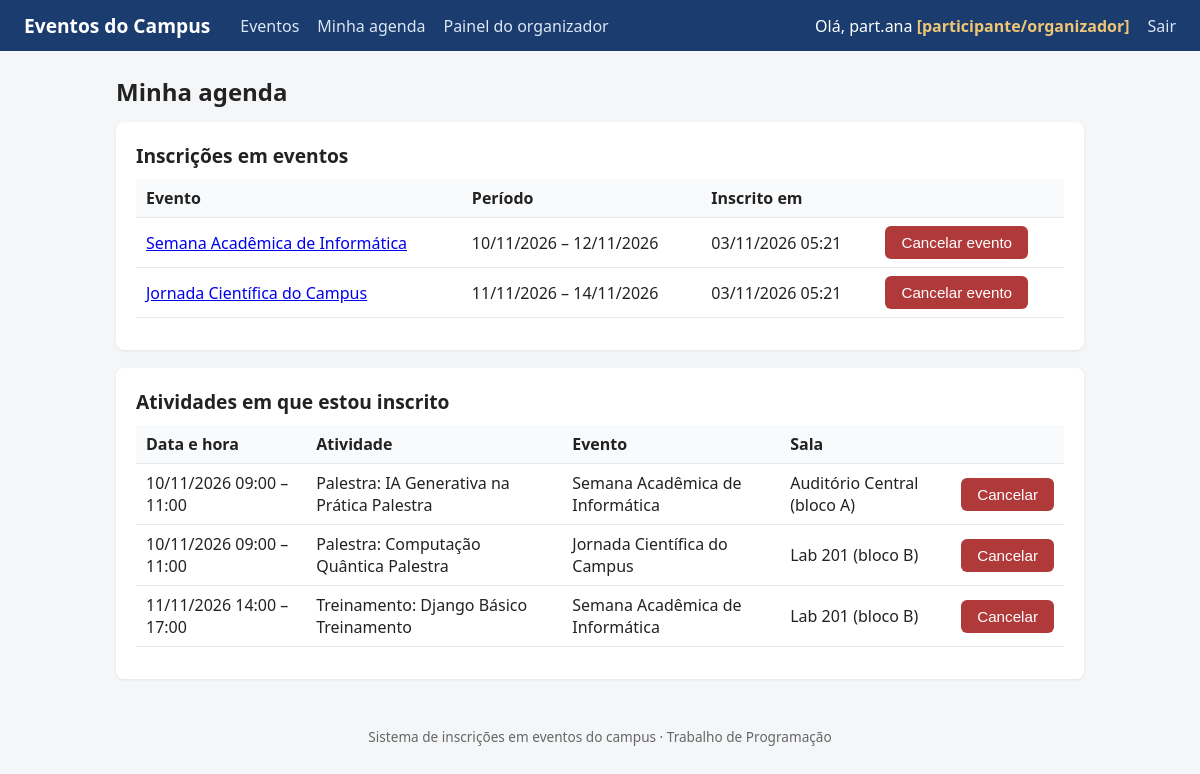
The page /agenda/ (signed in) on the database as committed earlier.
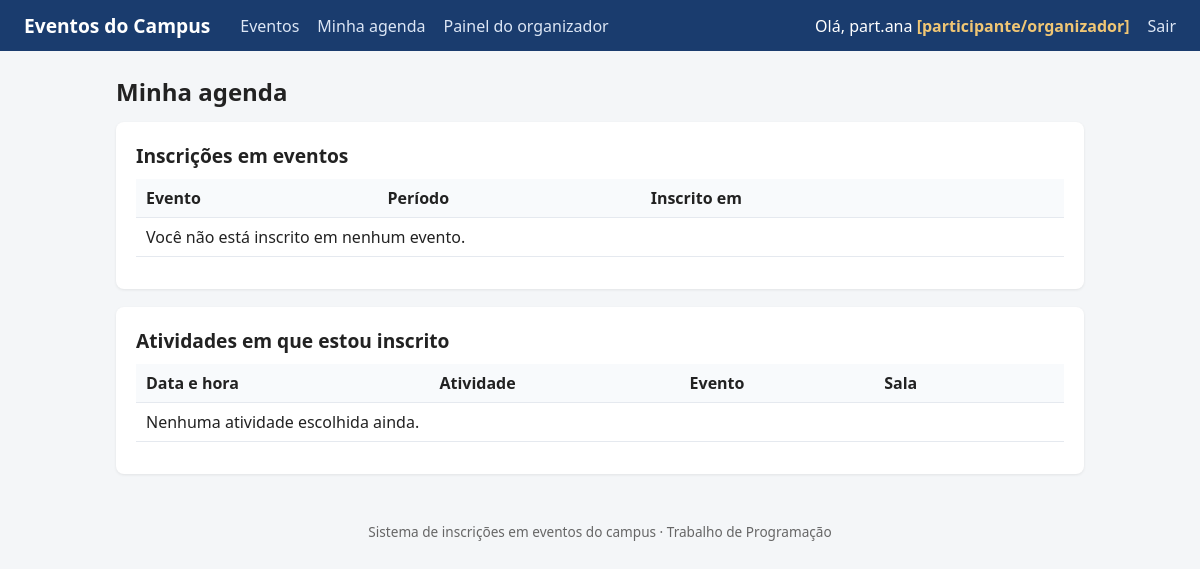
The same page on the database as committed later.
### eventos/models.py (models this page shows, shortened)
class InscricaoEvento(models.Model):
    evento = models.ForeignKey(
        Evento,
        on_delete=models.CASCADE,
        related_name='inscricoes',
    )
    participante = models.ForeignKey(
        settings.AUTH_USER_MODEL,
        on_delete=models.CASCADE,
        related_name='inscricoes_evento',
    )
    data = models.DateTimeField(auto_now_add=True)
    class Meta:
        verbose_name = 'Inscrição no evento'
        verbose_name_plural = 'Inscrições no evento'
        unique_together = [('evento', 'participante')]

class Evento(models.Model):
    nome = models.CharField(max_length=150)
    descricao = models.TextField(blank=True)
    inicio = models.DateField()
    fim = models.DateField()
    inscricoes_abertas = models.BooleanField(default=True)
    organizador = models.ForeignKey(
        settings.AUTH_USER_MODEL,
        on_delete=models.CASCADE,
        related_name='eventos_organizados',
    )
    class Meta:
        verbose_name = 'Evento'
        verbose_name_plural = 'Eventos'

class InscricaoAtividade(models.Model):
    inscricao_evento = models.ForeignKey(
        InscricaoEvento,
        on_delete=models.CASCADE,
        related_name='inscricoes_atividades',
    )
    atividade = models.ForeignKey(
        Atividade,
        on_delete=models.CASCADE,
        related_name='inscricoes',
    )
    data = models.DateTimeField(auto_now_add=True)
    class Meta:
        verbose_name = 'Inscrição em atividade'
        verbose_name_plural = 'Inscrições em atividade'
        unique_together = [('inscricao_evento', 'atividade')]

class Atividade(models.Model):
    TIPO_CHOICES = [
        ('palestra', 'Palestra'),
        ('treinamento', 'Treinamento'),
        ('apresentacao', 'Apresentação'),
    ]
    evento = models.ForeignKey(
        Evento,
        on_delete=models.CASCADE,
        related_name='atividades',
    )
    titulo = models.CharField(max_length=150)
    tipo = models.CharField(max_length=20, choices=TIPO_CHOICES)
    descricao = models.TextField(blank=True)
    responsavel = models.CharField(max_length=150)
    sala = models.ForeignKey(
        Sala,
        on_delete=models.PROTECT,
        related_name='atividades',
    )
    inicio = models.DateTimeField()
    fim = models.DateTimeField()
    class Meta:
        verbose_name = 'Atividade'
        verbose_name_plural = 'Atividades'
        ordering = ['inicio']

class Sala(models.Model):
    nome = models.CharField(max_length=100)
    bloco = models.CharField(max_length=50)
    capacidade = models.PositiveIntegerField()
    class Meta:
        verbose_name = 'Sala'
        verbose_name_plural = 'Salas'
    def __str__(self):
        return f'{self.nome} (bloco {self.bloco})'

### eventos/views.py (the view)
# urls.py: path('agenda/', views.minha_agenda, name='api-agenda'),
@login_required
def minha_agenda(request):
    inscricoes_evento = (
        InscricaoEvento.objects.filter(participante=request.user)
        .select_related('evento')
        .order_by('evento__inicio')
    )
    inscricoes_atividade = (
        InscricaoAtividade.objects.filter(inscricao_evento__participante=request.user)
        .select_related('atividade__evento', 'atividade__sala')
        .order_by('atividade__inicio', 'atividade__fim')
    )
    return render(request, 'eventos/minha_agenda.html', {
        'inscricoes_evento': inscricoes_evento,
        'inscricoes_atividade': inscricoes_atividade,
    })

### eventos/templates/eventos/minha_agenda.html (shortened to what this page needs)
{% extends 'eventos/base.html' %}
{% block conteudo %}
<h1>Minha agenda</h1>
<div class="card">
  <h2>Inscrições em eventos</h2>
  <table>
    <tr>
      <th>Evento</th>
      <th>Período</th>
      <th>Inscrito em</th>
      <th></th>
    </tr>
    {% for ie in inscricoes_evento %}
    <tr>
      <td><a href="{% url 'detalhe_evento' ie.evento.pk %}">{{ ie.evento.nome }}</a></td>
      <td>{{ ie.evento.inicio|date:'d/m/Y' }} – {{ ie.evento.fim|date:'d/m/Y' }}</td>
      <td>{{ ie.data|date:'d/m/Y H:i' }}</td>
      <td>
        <form method="post" action="{% url 'cancelar_inscricao_evento' ie.evento.pk %}" class="inline-form">
          <button class="btn btn-perigo" type="submit"
            onclick="return confirm('Cancelar o evento inteiro? Você sairá de todas as atividades dele.')">
            Cancelar evento
          </button>
        </form>
      </td>
    </tr>
    {% empty %}
    <tr>
      <td colspan="4">Você não está inscrito em nenhum evento.</td>
    </tr>
    {% endfor %}
  </table>
</div>
<div class="card">
  <h2>Atividades em que estou inscrito</h2>
  <table>
    <tr>
      <th>Data e hora</th>
      <th>Atividade</th>
      <th>Evento</th>
      <th>Sala</th>
      <th></th>
    </tr>
    {% for ia in inscricoes_atividade %}
    <tr>
      <td>{{ ia.atividade.inicio|date:'d/m/Y H:i' }} – {{ ia.atividade.fim|date:'H:i' }}</td>
      <td>{{ ia.atividade.titulo }} <span class="tag">{{ ia.atividade.get_tipo_display }}</span></td>
      <td>{{ ia.atividade.evento.nome }}</td>
      <td>{{ ia.atividade.sala }}</td>
      <td>
        <form method="post" action="{% url 'cancelar_inscricao_atividade' ia.atividade.pk %}" class="inline-form">
          <button class="btn btn-perigo" type="submit">Cancelar</button>
        </form>
      </td>
    </tr>
    {% empty %}
    <tr>
      <td colspan="5">Nenhuma atividade escolhida ainda.</td>
    </tr>
    {% endfor %}
  </table>
</div>
{% endblock %}

### eventos/templates/eventos/base.html (shortened to what this page needs)
<!DOCTYPE html>
<html lang="pt-br">
<head>
</head>
<body>
<header>
  <a class="marca" href="{% url 'lista_eventos' %}">Eventos do Campus</a>
  <a href="{% url 'lista_eventos' %}">Eventos</a>
  {% if request.user.is_authenticated %}
    <a href="{% url 'minha_agenda' %}">Minha agenda</a>
    <a href="{% url 'meus_eventos' %}">Painel do organizador</a>
  {% endif %}
  {% if request.user.is_authenticated %}
    <span>Olá, {{ request.user.username }} <span class="papel">[participante/organizador]</span></span>
    <a href="{% url 'logout' %}">Sair</a>
  {% else %}
    <a href="{% url 'login' %}">Entrar</a>
    <a href="{% url 'cadastro' %}">Criar conta</a>
  {% endif %}
</header>
<main>
  {% block conteudo %}{% endblock %}
</main>
<div class="rodape">Sistema de inscrições em eventos do campus · Trabalho de Programação</div>
</body>
</html>

### eventos/templates/eventos/base.html (style rules this page uses)
* { box-sizing: border-box; }
body { font-family: 'Segoe UI', sans-serif; margin: 0; background: #f4f6f8; color: #222; }
header { background: #1a3c6e; color: #fff; padding: 12px 24px; display: flex; align-items: center; gap: 18px; flex-wrap: wrap; }
header a { color: #dce6f5; text-decoration: none; font-weight: 500; }
header .marca { color: #fff; font-size: 1.2rem; font-weight: 700; margin-right: 12px; }
main { max-width: 1000px; margin: 24px auto; padding: 0 16px; }
.card { background: #fff; border-radius: 8px; padding: 20px; margin-bottom: 18px; box-shadow: 0 1px 3px rgba(0,0,0,.08); }
h1 { font-size: 1.5rem; margin: 0 0 14px; }
h2 { font-size: 1.2rem; margin: 0 0 10px; }
table { width: 100%; border-collapse: collapse; margin-bottom: 12px; }
th, td { padding: 8px 10px; border-bottom: 1px solid #e5e9ef; text-align: left; }
th { background: #f8fafc; font-weight: 600; }
.rodape { text-align: center; color: #666; padding: 24px; font-size: .85rem; }
.papel { color: #f0c674; font-weight: 600; }

Rows that differ between the two databases and show on the page:
removed InscricaoEvento: evento.nome "Semana Acadêmica de Informática", evento.inicio "10/11/2026", evento.fim "12/11/2026", data "03/11/2026 05:21"
removed InscricaoEvento: evento.nome "Jornada Científica do Campus", evento.inicio "11/11/2026", evento.fim "14/11/2026", data "03/11/2026 05:21"
removed InscricaoAtividade: atividade.inicio "10/11/2026 09:00", atividade.fim "11:00", atividade.titulo "Palestra: IA Generativa na Prática", atividade.tipo "Palestra", atividade.evento.nome "Semana Acadêmica de Informática", atividade.sala "Auditório Central (bloco A)"
removed InscricaoAtividade: atividade.inicio "10/11/2026 09:00", atividade.fim "11:00", atividade.titulo "Palestra: Computação Quântica", atividade.tipo "Palestra", atividade.evento.nome "Jornada Científica do Campus", atividade.sala "Lab 201 (bloco B)"
removed InscricaoAtividade: atividade.inicio "11/11/2026 14:00", atividade.fim "17:00", atividade.titulo "Treinamento: Django Básico", atividade.tipo "Treinamento", atividade.evento.nome "Semana Acadêmica de Informática", atividade.sala "Lab 201 (bloco B)"
Other text that changed with them:
text now shown: "Você não está inscrito em nenhum evento. Nenhuma atividade escolhida ainda."
